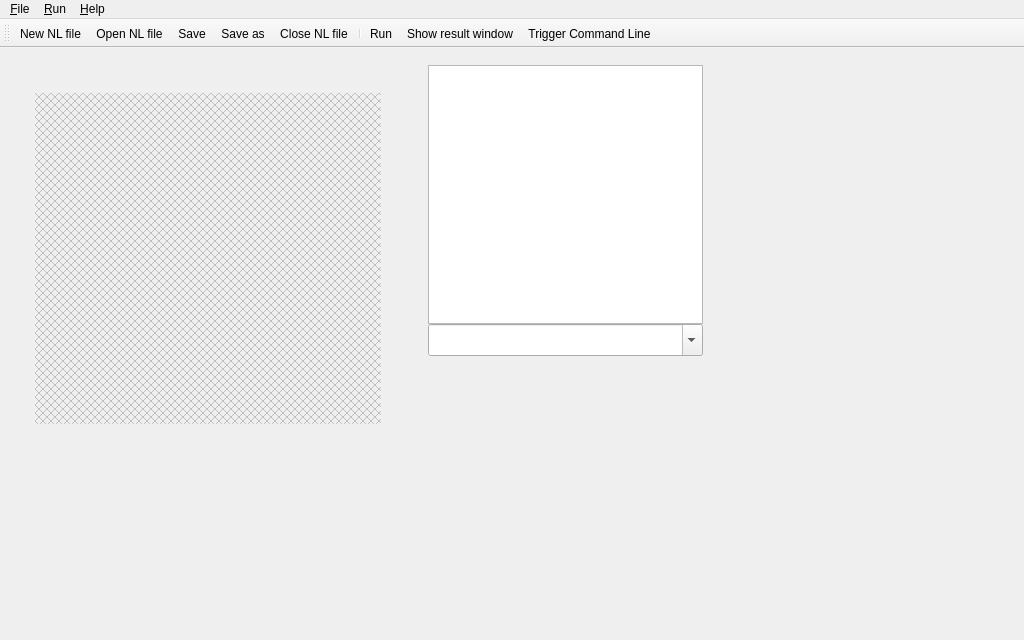
<?xml version="1.0" encoding="UTF-8"?>
<ui version="4.0">
 <class>MainWindow</class>
 <widget class="QMainWindow" name="MainWindow">
  <property name="geometry">
   <rect>
    <x>0</x>
    <y>0</y>
    <width>1024</width>
    <height>640</height>
   </rect>
  </property>
  <property name="windowTitle">
   <string>Nymph</string>
  </property>
  <widget class="QWidget" name="centralWidget">
   <widget class="QWidget" name="logWidget" native="true">
    <property name="geometry">
     <rect>
      <x>428</x>
      <y>12</y>
      <width>280</width>
      <height>301</height>
     </rect>
    </property>
    <layout class="QVBoxLayout" name="verticalLayout">
     <property name="spacing">
      <number>0</number>
     </property>
     <property name="leftMargin">
      <number>0</number>
     </property>
     <property name="topMargin">
      <number>5</number>
     </property>
     <property name="rightMargin">
      <number>5</number>
     </property>
     <property name="bottomMargin">
      <number>5</number>
     </property>
     <item>
      <widget class="QPlainTextEdit" name="logEdit">
       <property name="font">
        <font>
         <family>Monaco</family>
         <pointsize>15</pointsize>
        </font>
       </property>
       <property name="tabChangesFocus">
        <bool>true</bool>
       </property>
       <property name="undoRedoEnabled">
        <bool>false</bool>
       </property>
       <property name="readOnly">
        <bool>true</bool>
       </property>
      </widget>
     </item>
     <item>
      <widget class="QComboBox" name="cmdEdit">
       <property name="font">
        <font>
         <family>Monaco</family>
         <pointsize>13</pointsize>
        </font>
       </property>
       <property name="editable">
        <bool>true</bool>
       </property>
       <property name="insertPolicy">
        <enum>QComboBox::InsertAtTop</enum>
       </property>
      </widget>
     </item>
    </layout>
   </widget>
   <widget class="QWidget" name="mdiWidget" native="true">
    <property name="geometry">
     <rect>
      <x>30</x>
      <y>40</y>
      <width>351</width>
      <height>341</height>
     </rect>
    </property>
    <layout class="QHBoxLayout" name="horizontalLayout">
     <property name="leftMargin">
      <number>5</number>
     </property>
     <property name="topMargin">
      <number>5</number>
     </property>
     <property name="rightMargin">
      <number>0</number>
     </property>
     <property name="bottomMargin">
      <number>5</number>
     </property>
     <item>
      <widget class="QMdiArea" name="mdiArea">
       <property name="background">
        <brush brushstyle="DiagCrossPattern">
         <color alpha="255">
          <red>191</red>
          <green>191</green>
          <blue>191</blue>
         </color>
        </brush>
       </property>
       <property name="viewMode">
        <enum>QMdiArea::TabbedView</enum>
       </property>
       <property name="documentMode">
        <bool>true</bool>
       </property>
       <property name="tabsClosable">
        <bool>true</bool>
       </property>
       <property name="tabsMovable">
        <bool>true</bool>
       </property>
       <property name="tabShape">
        <enum>QTabWidget::Triangular</enum>
       </property>
       <property name="tabPosition">
        <enum>QTabWidget::North</enum>
       </property>
      </widget>
     </item>
    </layout>
   </widget>
  </widget>
  <widget class="QMenuBar" name="menuBar">
   <property name="geometry">
    <rect>
     <x>0</x>
     <y>0</y>
     <width>1024</width>
     <height>22</height>
    </rect>
   </property>
   <widget class="QMenu" name="menu_File">
    <property name="title">
     <string>&amp;File</string>
    </property>
    <addaction name="action_new_file"/>
    <addaction name="action_open_file"/>
    <addaction name="separator"/>
    <addaction name="action_save_file"/>
    <addaction name="action_save_file_as"/>
    <addaction name="separator"/>
    <addaction name="action_close_file"/>
   </widget>
   <widget class="QMenu" name="menu_Run">
    <property name="title">
     <string>&amp;Run</string>
    </property>
    <addaction name="action_run"/>
    <addaction name="action_show_result"/>
   </widget>
   <widget class="QMenu" name="menu_About">
    <property name="title">
     <string>&amp;Help</string>
    </property>
    <addaction name="action_about_me"/>
    <addaction name="action_about_qt"/>
   </widget>
   <addaction name="menu_File"/>
   <addaction name="menu_Run"/>
   <addaction name="menu_About"/>
  </widget>
  <widget class="QToolBar" name="mainToolBar">
   <attribute name="toolBarArea">
    <enum>TopToolBarArea</enum>
   </attribute>
   <attribute name="toolBarBreak">
    <bool>false</bool>
   </attribute>
   <addaction name="action_new_file"/>
   <addaction name="action_open_file"/>
   <addaction name="action_save_file"/>
   <addaction name="action_save_file_as"/>
   <addaction name="action_close_file"/>
   <addaction name="separator"/>
   <addaction name="action_run"/>
   <addaction name="action_show_result"/>
   <addaction name="action_cmd_trigger"/>
  </widget>
  <action name="action_new_file">
   <property name="icon">
    <iconset resource="mainwindow.qrc">
     <normaloff>:/Resources/icons/filenew.png</normaloff>:/Resources/icons/filenew.png</iconset>
   </property>
   <property name="text">
    <string>&amp;New NL file</string>
   </property>
   <property name="toolTip">
    <string>Create an empty Nymph Lua file (.nl)</string>
   </property>
   <property name="shortcut">
    <string>Ctrl+N</string>
   </property>
  </action>
  <action name="action_save_file">
   <property name="icon">
    <iconset resource="mainwindow.qrc">
     <normaloff>:/Resources/icons/filesave.png</normaloff>:/Resources/icons/filesave.png</iconset>
   </property>
   <property name="text">
    <string>&amp;Save</string>
   </property>
   <property name="toolTip">
    <string>Save current editing NL file</string>
   </property>
   <property name="shortcut">
    <string>Ctrl+S</string>
   </property>
  </action>
  <action name="action_save_file_as">
   <property name="icon">
    <iconset resource="mainwindow.qrc">
     <normaloff>:/Resources/icons/filesaveas.png</normaloff>:/Resources/icons/filesaveas.png</iconset>
   </property>
   <property name="text">
    <string>Save &amp;as</string>
   </property>
   <property name="toolTip">
    <string>Save current editing NL file as new file</string>
   </property>
   <property name="shortcut">
    <string>Ctrl+Shift+S</string>
   </property>
  </action>
  <action name="action_open_file">
   <property name="icon">
    <iconset resource="mainwindow.qrc">
     <normaloff>:/Resources/icons/fileopen.png</normaloff>:/Resources/icons/fileopen.png</iconset>
   </property>
   <property name="text">
    <string>&amp;Open NL file...</string>
   </property>
   <property name="toolTip">
    <string>Open an existing NL file...</string>
   </property>
   <property name="shortcut">
    <string>Ctrl+O</string>
   </property>
  </action>
  <action name="action_close_file">
   <property name="icon">
    <iconset resource="mainwindow.qrc">
     <normaloff>:/Resources/icons/window-close.png</normaloff>:/Resources/icons/window-close.png</iconset>
   </property>
   <property name="text">
    <string>&amp;Close NL file</string>
   </property>
   <property name="toolTip">
    <string>Close current editing NL file</string>
   </property>
   <property name="shortcut">
    <string>Ctrl+W</string>
   </property>
  </action>
  <action name="action_run">
   <property name="icon">
    <iconset resource="mainwindow.qrc">
     <normaloff>:/Resources/icons/gtk-execute.png</normaloff>:/Resources/icons/gtk-execute.png</iconset>
   </property>
   <property name="text">
    <string>&amp;Run</string>
   </property>
   <property name="toolTip">
    <string>Run current editing NL file</string>
   </property>
   <property name="shortcut">
    <string>Ctrl+R</string>
   </property>
  </action>
  <action name="action_show_result">
   <property name="icon">
    <iconset resource="mainwindow.qrc">
     <normaloff>:/Resources/icons/mail-send.png</normaloff>:/Resources/icons/mail-send.png</iconset>
   </property>
   <property name="text">
    <string>&amp;Show result window</string>
   </property>
   <property name="toolTip">
    <string>Show Nymph viewer window</string>
   </property>
   <property name="shortcut">
    <string>Ctrl+E</string>
   </property>
  </action>
  <action name="action_about_me">
   <property name="icon">
    <iconset resource="mainwindow.qrc">
     <normaloff>:/Resources/icons/help-about.png</normaloff>:/Resources/icons/help-about.png</iconset>
   </property>
   <property name="text">
    <string>&amp;About me</string>
   </property>
   <property name="toolTip">
    <string>About the author and this software</string>
   </property>
  </action>
  <action name="action_about_qt">
   <property name="icon">
    <iconset resource="mainwindow.qrc">
     <normaloff>:/Resources/icons/qt.png</normaloff>:/Resources/icons/qt.png</iconset>
   </property>
   <property name="text">
    <string>About &amp;Qt</string>
   </property>
  </action>
  <action name="action_cmd_trigger">
   <property name="icon">
    <iconset resource="mainwindow.qrc">
     <normaloff>:/Resources/icons/insert-text.png</normaloff>:/Resources/icons/insert-text.png</iconset>
   </property>
   <property name="text">
    <string>&amp;Trigger Command Line</string>
   </property>
   <property name="shortcut">
    <string>Ctrl+T</string>
   </property>
  </action>
 </widget>
 <layoutdefault spacing="6" margin="11"/>
 <resources>
  <include location="mainwindow.qrc"/>
 </resources>
 <connections/>
</ui>
